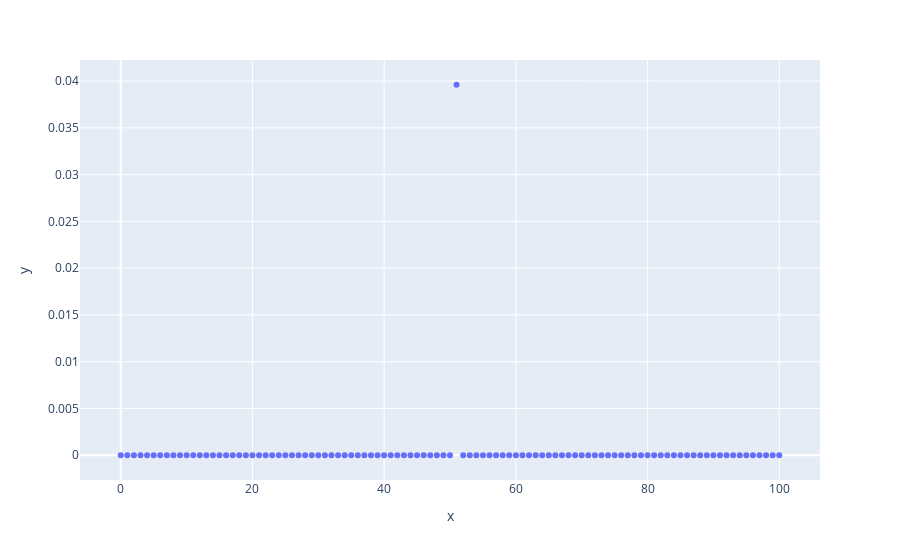

The notebook cell this image was saved under:
### Code cell
d1 = [4/n if n//2+1 == i else 0 for i in range(n)]
fig = px.scatter(x=list(range(n)), y=d1)
fig.show()

### Figure 1 — Plotly figure (JSON) as saved in the notebook; plotly's stock layout.template omitted (floating-point values rounded to 4 significant figures)
{"data": [{"hovertemplate": "x=%{x}<br>y=%{y}<extra></extra>", "legendgroup": "", "marker": {"color": "#636efa", "symbol": "circle"}, "mode": "markers", "name": "", "orientation": "v", "showlegend": false, "type": "scatter", "x": [0, 1, 2, 3, 4, 5, 6, 7, 8, 9, 10, 11, 12, 13, 14, 15, 16, 17, 18, 19, 20, 21, 22, 23, 24, 25, 26, 27, 28, 29, 30, 31, 32, 33, 34, 35, 36, 37, 38, 39, 40, 41, 42, 43, 44, 45, 46, 47, 48, 49, 50, 51, 52, 53, 54, 55, 56, 57, 58, 59, 60, 61, 62, 63, 64, 65, 66, 67, 68, 69, 70, 71, 72, 73, 74, 75, 76, 77, 78, 79, 80, 81, 82, 83, 84, 85, 86, 87, 88, 89, 90, 91, 92, 93, 94, 95, 96, 97, 98, 99, 100], "xaxis": "x", "y": [0, 0, 0, 0, 0, 0, 0, 0, 0, 0, 0, 0, 0, 0, 0, 0, 0, 0, 0, 0, 0, 0, 0, 0, 0, 0, 0, 0, 0, 0, 0, 0, 0, 0, 0, 0, 0, 0, 0, 0, 0, 0, 0, 0, 0, 0, 0, 0, 0, 0, 0, 0.0396, 0, 0, 0, 0, 0, 0, 0, 0, 0, 0, 0, 0, 0, 0, 0, 0, 0, 0, 0, 0, 0, 0, 0, 0, 0, 0, 0, 0, 0, 0, 0, 0, 0, 0, 0, 0, 0, 0, 0, 0, 0, 0, 0, 0, 0, 0, 0, 0, 0], "yaxis": "y"}], "layout": {"legend": {"tracegroupgap": 0}, "margin": {"t": 60}, "xaxis": {"anchor": "y", "domain": [0, 1], "title": {"text": "x"}}, "yaxis": {"anchor": "x", "domain": [0, 1], "title": {"text": "y"}}}}
